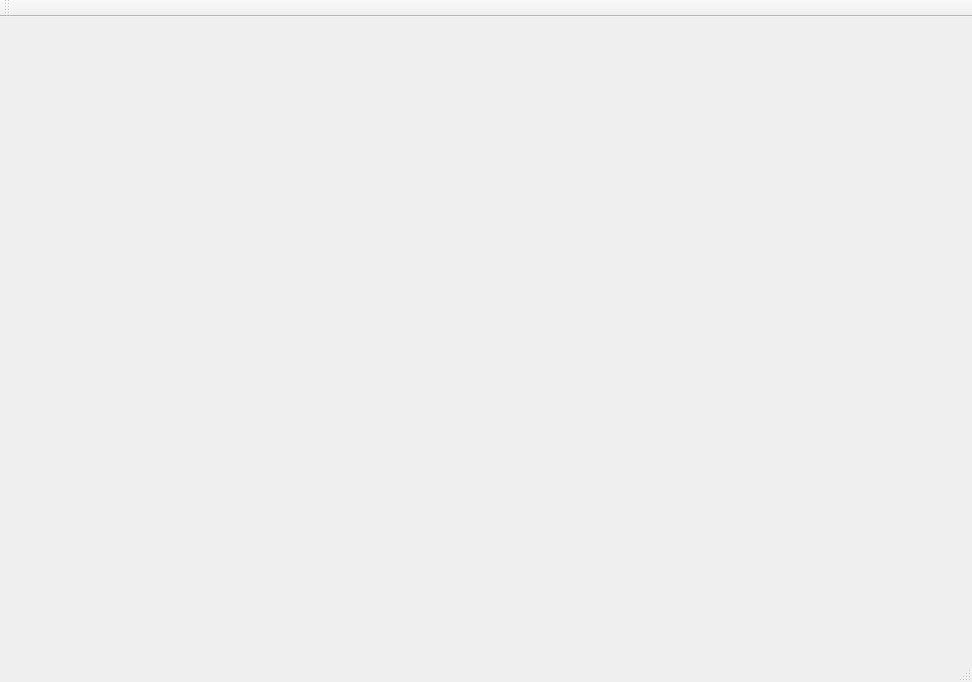
<?xml version="1.0" encoding="UTF-8"?>
<ui version="4.0">
 <class>mainwindowClass</class>
 <widget class="QMainWindow" name="mainwindowClass">
  <property name="geometry">
   <rect>
    <x>0</x>
    <y>0</y>
    <width>972</width>
    <height>682</height>
   </rect>
  </property>
  <property name="windowTitle">
   <string>mainwindow</string>
  </property>
  <widget class="QWidget" name="centralWidget"/>
  <widget class="QMenuBar" name="menuBar">
   <property name="geometry">
    <rect>
     <x>0</x>
     <y>0</y>
     <width>972</width>
     <height>23</height>
    </rect>
   </property>
  </widget>
  <widget class="QToolBar" name="mainToolBar">
   <attribute name="toolBarArea">
    <enum>TopToolBarArea</enum>
   </attribute>
   <attribute name="toolBarBreak">
    <bool>false</bool>
   </attribute>
  </widget>
  <widget class="QStatusBar" name="statusBar"/>
 </widget>
 <layoutdefault spacing="6" margin="11"/>
 <resources>
  <include location="mainwindow.qrc"/>
 </resources>
 <connections/>
</ui>
